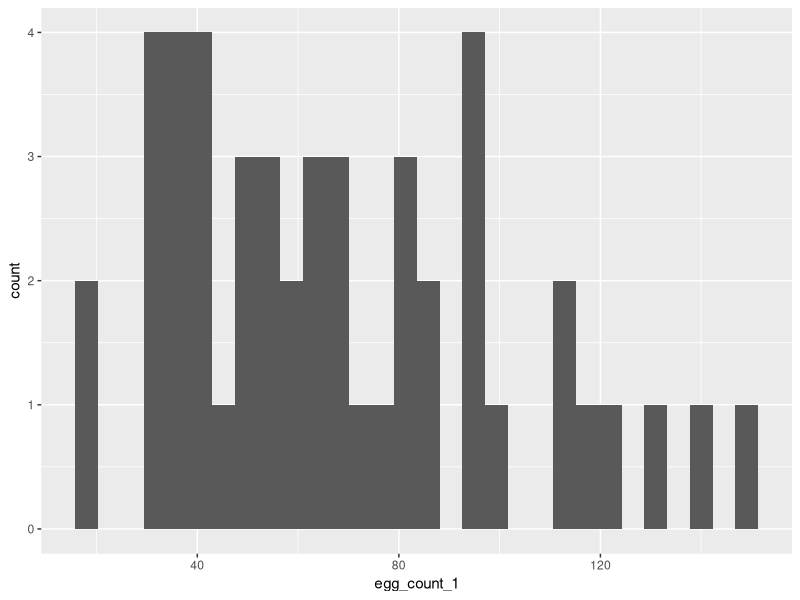
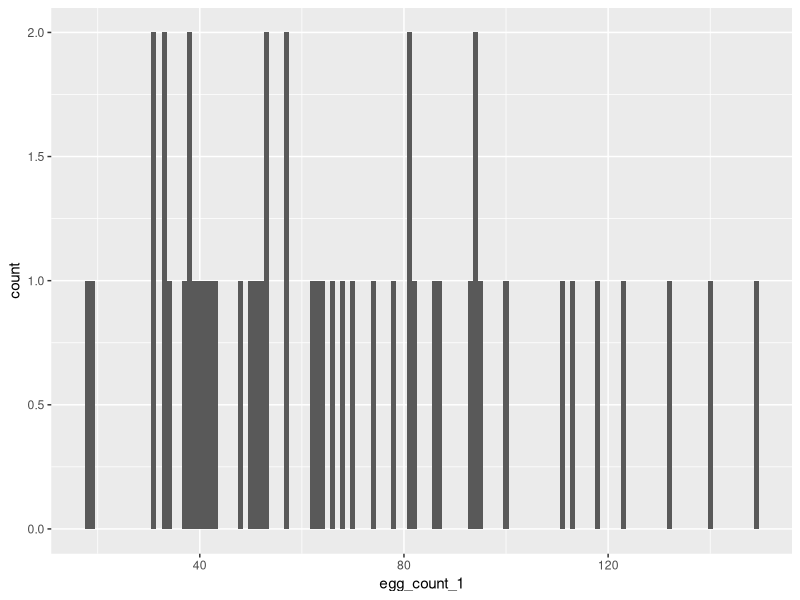
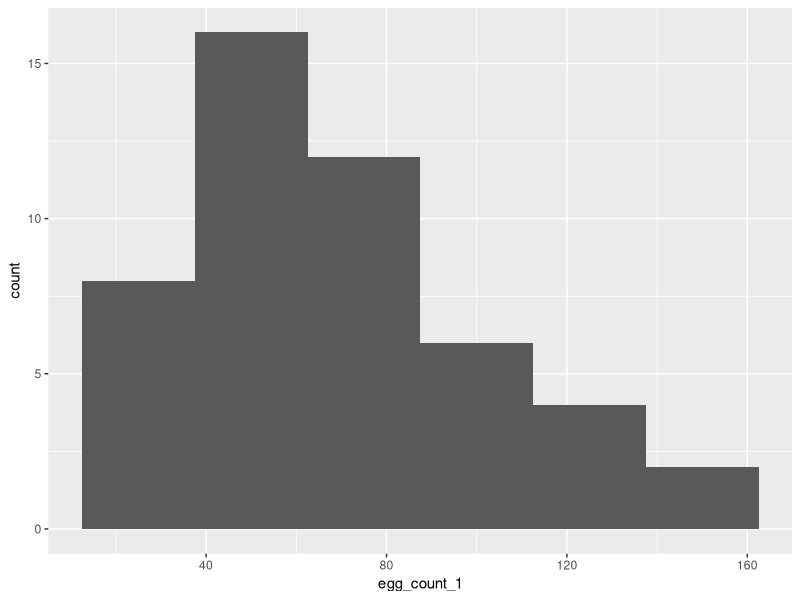
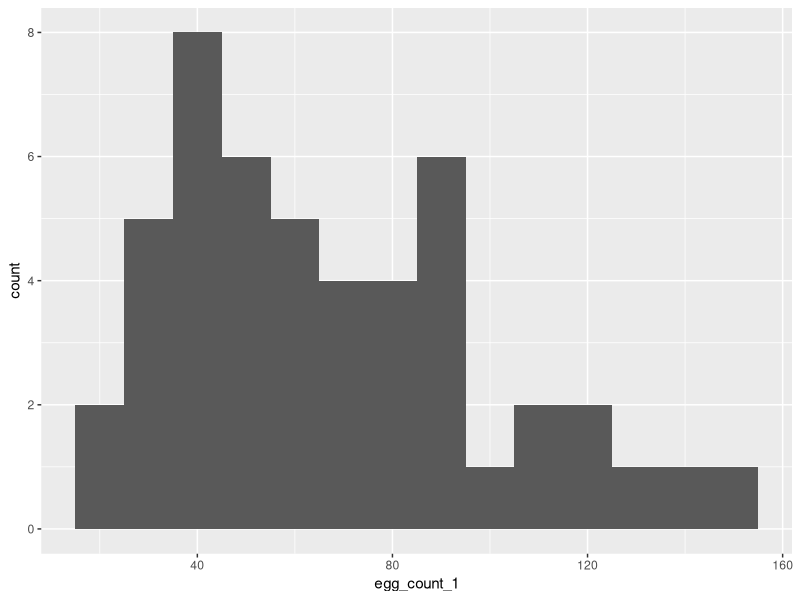
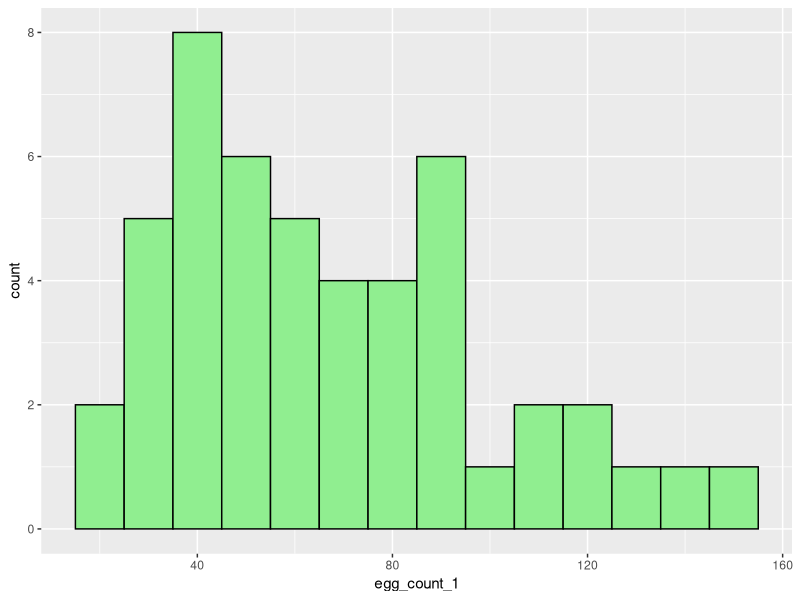
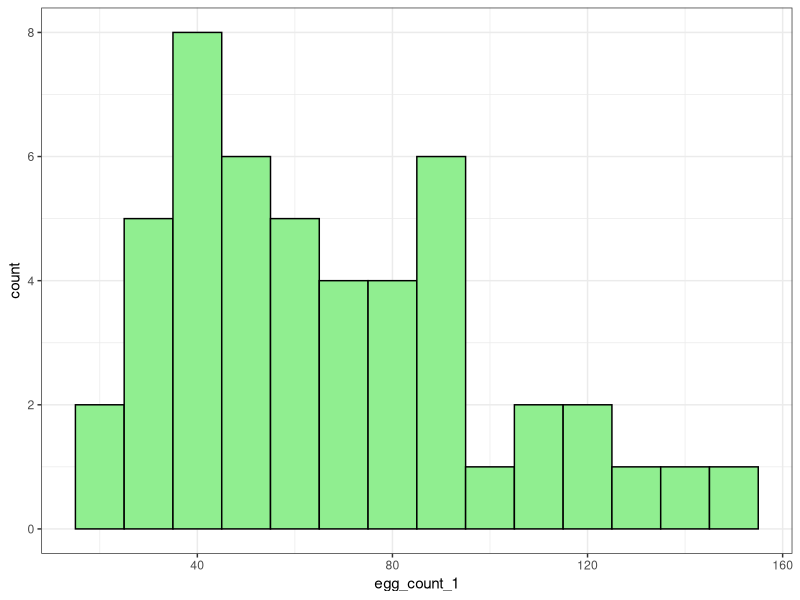
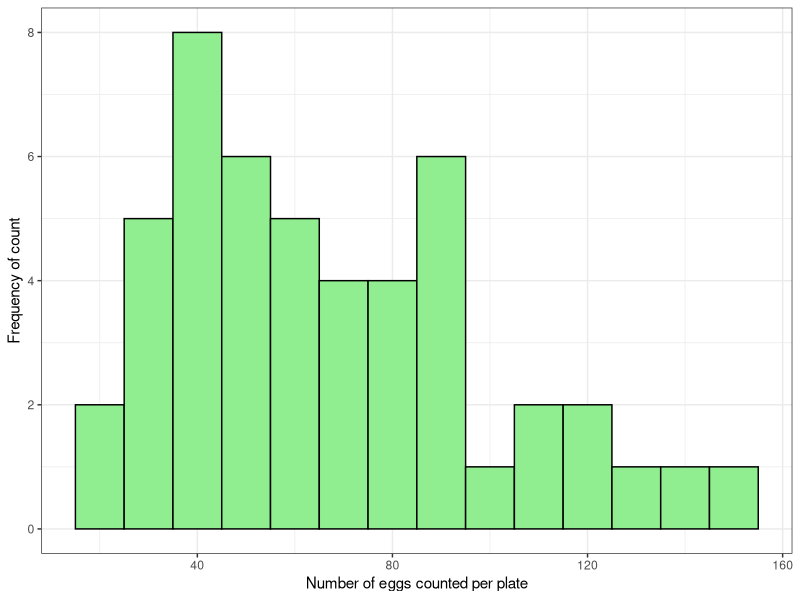
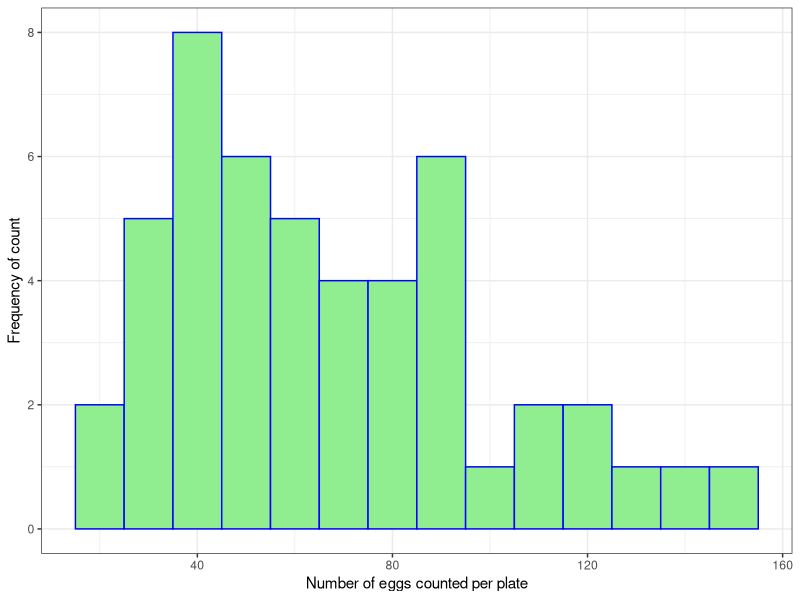

Source code (R) for these figures, in order:
# Making a frequency distribution graph

# In this script you will learn how to make a graph of the frequency distribution of your data 

# first you will need to install and then load in a new package
# see the data_table.R script for what that means if you have forgotten
# install the package ggplot2
install.packages("ggplot2")
# remember that you only need to install the package once to your computer/R Studio, unless you download a different version of R
# load in the package 
library(ggplot2)
# usually you load in all the packages you need for a script at the beginning of the document, before any other code 

# then make sure you have your two dataframes loaded in
egg_counts_main <- read.csv("innubila_egg_counts_main_sheet.csv") # read in main datasheet
egg_counts_individual <- read.csv("innubila_egg_counts_individual_plate_counts.csv") # read in plate count datasheet

# making a plot is a more complicated piece of code than simple functions, but has a base that is simple
# start out with a basic histogram
# the plot will show up on your right in the plots window 
# the first part of the code says you are using the ggplot package, and that you want to use the egg_counts_main dataframe
# the second argument inside the ggplot is "aes" or the aesthetics (I think of it as the components) of the function
# we are telling it to use the column egg_count_1 as the x-axis
# because this is a histogram, the y-axis is just frequency of observations at that value, so you do not tell it a column for the y-axis
# that is all you tell the ggplot function, so you close the parentheses 
# then you add in a function that tells it to make this into a histogram plot 
ggplot(egg_counts_main, aes(x=egg_count_1)) + geom_histogram()
# you will get on the right a sort of sad looking histogram, it tells you a little about the spread of the data
# but it also doesn't look very informative 
# you will also get a message in your console in red below that says:
# `stat_bin()` using `bins = 30`. Pick better value with `binwidth`.
# this is not exactly an error, because the code ran ok and made the plot, it is more like a suggestion
# it is suggesting that we change the size of the "bins" that it lumps the columns in the histogram into 
# you can tell in the plot that the x-axis doesn't have increments of 1 egg, and it doesn't have increments of 50 eggs either
# it's easier to see this by actually making those plots 
# let's make the binwidth 1 and you'll see what that means
# binwidth is a specific parameter for the geom_histogram function, so you put in the specifics for that within the geom_histogram parentheses
ggplot(egg_counts_main, aes(x=egg_count_1)) + geom_histogram(binwidth = 1)
# wow this looks even worse! Almost all your plates had slightly different numbers of eggs, only a few had the exact same number 
# so this isn't very informative at all
# what if you made the binwidth much higher, so that many egg counts would fall into that bin and be counted up into the frequency?
ggplot(egg_counts_main, aes(x=egg_count_1)) + geom_histogram(binwidth = 25)
# this visually looks a little better than a bin for every egg, but you are hiding some of the variation with bins so large here 
# what about something in-between
ggplot(egg_counts_main, aes(x=egg_count_1)) + geom_histogram(binwidth = 10)
# this looks nicer, you can see more variation in the counts, and you can see that there is a little bit of a tail to the right end
# where some plates had many eggs, but not very many 

# on your own, decide what number for binwidth looks best to you. There is not a right answer.


# that was the basics of the plot
# now we can get into real aesthetics 
# what if you want to change the color of the plot?
# confusingly, when you specify "color" that really means the outline of the bars 
# and fill is the color of in the inside of the bars
# notice that the color terms are in quotes 
ggplot(egg_counts_main, aes(x=egg_count_1)) + geom_histogram(binwidth = 10, color = "black", fill = "palegreen2")

# another thing you can do is change the background 
# this is added on additionally, because it is not a specific part of just the histogram function, you can change the background/theme in all ggplot plots
ggplot(egg_counts_main, aes(x=egg_count_1)) + geom_histogram(binwidth = 10, color = "black", fill = "palegreen2") + theme_bw()

# and finally you can change the labels of the axes to be more informative 
# ylab stands for y axis label, and 
ggplot(egg_counts_main, aes(x=egg_count_1)) + geom_histogram(binwidth = 10, color = "black", fill = "palegreen2") + 
  theme_bw() + ylab("Frequency of count") + xlab("Number of eggs counted per plate")

# you can also name your plot as an object 
egg_count_1_histogram <- ggplot(egg_counts_main, aes(x=egg_count_1)) + geom_histogram(binwidth = 10, color = "blue", fill = "palegreen2") + 
  theme_bw() + ylab("Frequency of count") + xlab("Number of eggs counted per plate")
# and then use the object name to plot it 

egg_count_1_histogram 

# and there are ways you can save your plot as an external picture 
# you can either go to the bottom right window and click on export and save image
# or you can do it with code! 
# the ggsave function only works on the last plot you make, so it's easiest to put the code one after the other
ggplot(egg_counts_main, aes(x=egg_count_1)) + geom_histogram(binwidth = 10, color = "blue", fill = "palegreen2") + 
  theme_bw() + ylab("Frequency of count") + xlab("Number of eggs counted per plate")
ggsave("egg_count_1_histogram.jpeg")

#######
# now make your own histogram
# use the average_egg_count column from the egg_counts_main dataframe (the data we actually care about)
# chose your own color scheme using this document: http://www.stat.columbia.edu/~tzheng/files/Rcolor.pdf
# and chose your own theme using this link: https://ggplot2.tidyverse.org/reference/ggtheme.html (note that not all of these apply to your type of data)
# when you are done save the plot and upload to googledrive! 
 




























